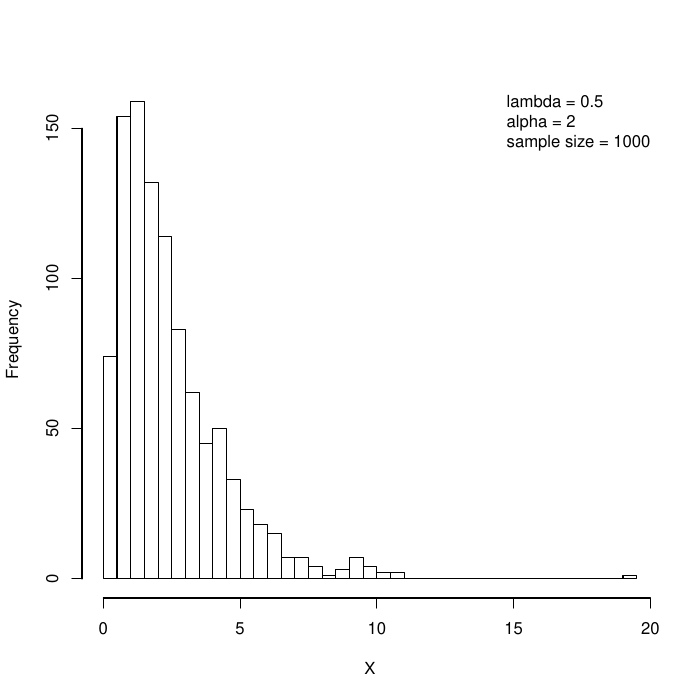

The R source for this figure:
args<-commandArgs(TRUE)

gen_ar <- function(lambda, alpha, n) {
	X <- vector(length = n);

	for (i in 1:n) {
		repeat {
			u<-runif(2, 0, 1);
			if (u[2] <= ((1+lambda) - (2*lambda*u[1]))/(1 + abs(lambda))) {
				X[i] = - (log(1 - u[1]^(1 / alpha)) / lambda);
				break;
			}
		}
	}

	pdf("1b.pdf");
	hist(X, breaks = 50, main = "");
	legend('topright', legend = c(paste("lambda =", lambda), paste("alpha =", alpha), paste("sample size =", n)), lty = 0, col = "white", bty = 'n');

	cat("The sample mean and variance, given lambda", lambda, ", alpha", alpha, ", and sample size ", n, ", are estimated to be", mean(X), ", and", var(X), ", respectively.\n")
}

lambda = as.numeric(args[1]);
alpha = as.numeric(args[2]);
n = as.integer(args[3]);

set.seed(1);

gen_ar(lambda, alpha, n);

#The sample mean and variance, given lambda 0.5 , alpha 2 , and sample size  1000 , are estimated to be 2.43525 , and 3.771058 , respectively.